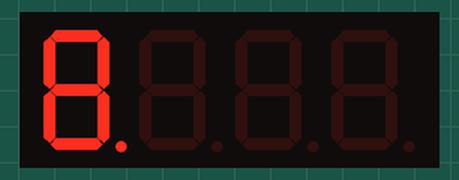
Bench run of a sketch on a simulated Arduino Uno, built with avr-gcc and run on an emulated ATmega328P. Parts: 4-digit seven-segment display. Wiring (inferred from the names in the program): 4-digit 7-segment display, segments lit when HIGH: segments pin 2, pin 3, pin 4, pin 5, pin 6, pin 7, pin 8, pin 13; digit selects pin 12, pin 11, pin 10, pin 9. The segment pins are drawn as the display they are named for.

Above: at 0.2 s.
At 0.6 s:
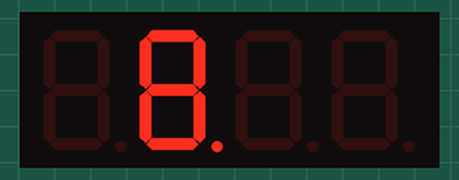
At 1.1 s:
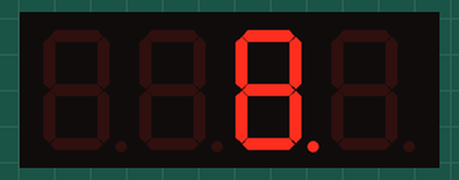
At 1.6 s:
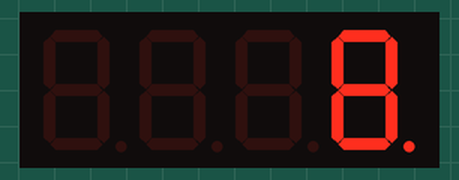
At 2.1 s:
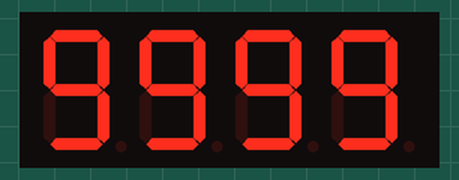

The sketch:

seven_segment_4digit_buttons.ino
```cpp
/*
  4-Digit 7-Segment Display + Buttons Example
  Direct drive (no driver IC)
  Connect segments A-G, DP to D2-D8, D13
  Digit select pins to D9-D12 (D1=9, D2=10, D3=11, D4=12)
  Use current-limiting resistors for each segment!
*/
const int segmentPins[8] = {2, 3, 4, 5, 6, 7, 8, 13}; // A,B,C,D,E,F,G,DP
const int digitPins[4] = {12, 11, 10, 9}; // D1 (left) to D4 (right) - reversed for correct display order
const byte digitCode[10] = {
  0b00111111, // 0
  0b00000110, // 1
  0b01011011, // 2
  0b01001111, // 3
  0b01100110, // 4
  0b01101101, // 5
  0b01111101, // 6
  0b00000111, // 7
  0b01111111, // 8
  0b01101111  // 9
};
void setup() {
  for (int i = 0; i < 8; i++) pinMode(segmentPins[i], OUTPUT);
  for (int i = 0; i < 4; i++) pinMode(digitPins[i], OUTPUT);

  // Diagnostic: Light up all segments on each digit one by one
  for (int i = 0; i < 4; i++) {
    // Turn off all digits
    for (int d = 0; d < 4; d++) digitalWrite(digitPins[d], HIGH);
    // Turn on all segments
    for (int s = 0; s < 8; s++) digitalWrite(segmentPins[s], HIGH);
    // Enable this digit
    digitalWrite(digitPins[i], LOW);
    delay(500);
    // Turn off this digit
    digitalWrite(digitPins[i], HIGH);
    // Turn off all segments
    for (int s = 0; s < 8; s++) digitalWrite(segmentPins[s], LOW);
  }
}
void loop() {
  int n = 9999; // Always display 9999
  for (int refresh = 0; refresh < 100; refresh++) {
    bool leading = true;
    for (int d = 0; d < 4; d++) {
      int digitValue = (n / (int)pow(10, 3 - d)) % 10;
      if (digitValue == 0 && leading && d != 3) {
        showDigit(-1, d); // Blank this digit
      } else {
        leading = false;
        showDigit(digitValue, d);
      }
      delay(1);
      clearDigits();
    }
  }
}
void showDigit(int num, int digit) {
  if (num < 0) {
    // Blank digit
    for (int i = 0; i < 8; i++) digitalWrite(segmentPins[i], LOW);
  } else {
    for (int i = 0; i < 8; i++) digitalWrite(segmentPins[i], (digitCode[num] >> i) & 1);
  }
  digitalWrite(digitPins[digit], LOW); // Enable digit (common cathode)
}
void clearDigits() {
  for (int i = 0; i < 4; i++) digitalWrite(digitPins[i], HIGH);
} 
```

Measured:
- what the display in image 1 shows lasts 0.4 s, from 0.6 s to 1.0 s
